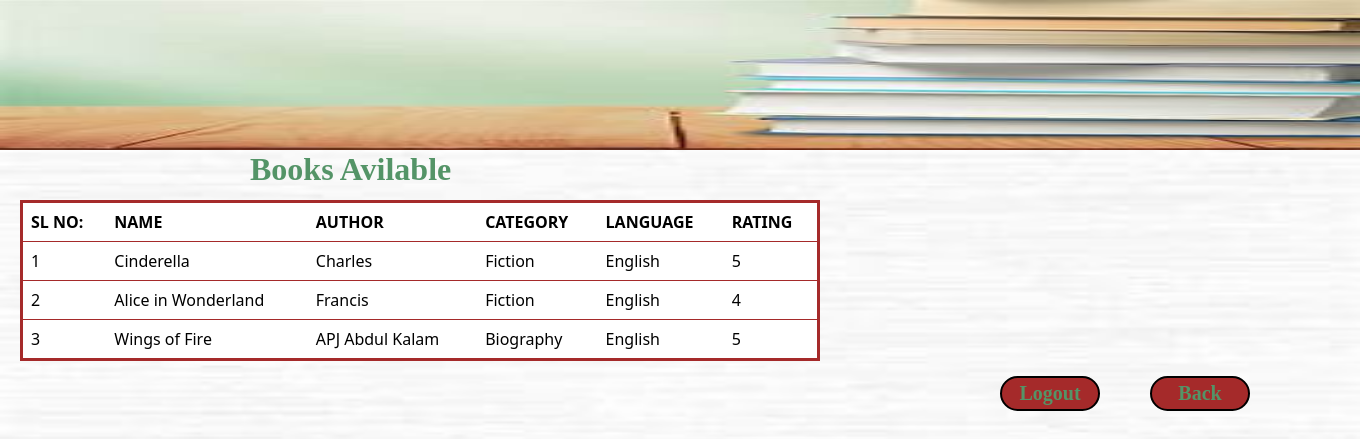
/sbooks/, run on the app's committed database.
### library/models.py (models this page shows, shortened)
class book(models.Model):
    name=models.CharField(max_length=100)
    author=models.CharField(max_length=100)
    category=models.CharField(max_length=100)
    language=models.CharField(max_length=50)
    price=models.FloatField()
    rating=models.IntegerField()

### library/views.py (the view)
# urls.py: path("sbooks/",books,name='pg2'),
def books(request):
    book_dict={
        'books':book.objects.all()
               }
    return render(request,'sbooks.html',book_dict)

### templates/sbooks.html (shortened to what this page needs)
{% extends 'base.html'%}
    {% block content %}
    <div style="width:100px;height:35px;background-color:brown;position:absolute;left:1000px;bottom:389px;border:2px solid black;border-radius:20px;">
        <center><a href="{% url 'pg3' %}"  style="text-decoration:none;font-size:20px;color:#549467;font-weight:bold;font-family:cursive;">Logout</a></center></div>
        <div style="width:100px;height:35px;background-color:brown;position:absolute;left:1150px;bottom:389px;border:2px solid black;border-radius:20px;">
          <center><a href="{% url 'pg1' %}"  style="text-decoration:none;font-size:20px;color:#549467;font-weight:bold;font-family:cursive;">Back</a></center></div>
        <h2 style="font-family:cursive;color:#549467;position:absolute;left:250px;font-weight:bold;">Books Avilable</h2>
    <table class="table" style="width:800px;position:absolute;top:200px;left:20px;border:3px solid brown;">
        <thead>
          <tr>
            <th scope="col">SL NO:</th>
            <th scope="col">NAME</th>
            <th scope="col">AUTHOR</th>
            <th scope="col">CATEGORY</th>
            <th scope="col">LANGUAGE</th>
            <th scope="col">RATING</th>
          </tr>
        </thead>
        <tbody>
        {% for i in books %}
          <tr>
            <td>{{i.id}}</td>
            <td> {{i.name}}</td>
            <td>{{i.author}}</td>
            <td>{{i.category}}</td>
            <td>{{i.language}}</td>
            <td>{{i.rating}}</td>
          </tr>
          {% endfor %}
    </tbody>
</table>
        {% endblock %}

### templates/base.html (shortened to what this page needs)
{% load static %}
<link href="https://cdn.jsdelivr.net/npm/bootstrap@5.3.3/dist/css/bootstrap.min.css" rel="stylesheet">
<link href="https://cdnjs.cloudflare.com/ajax/libs/font-awesome/6.5.1/css/all.min.css" rel="stylesheet" >
<body>
    <img src='{% static '/images/book4.jpeg' %}' style="height:150px;width:1360px">
    <div style="position:absolute;left:50px;bottom:470px;color:firebrick;
    font-family:cursive;font-weight:bold;font-size:60px;"><h1 style='font-size:50px;position:absolute;left:90px;font-weight:bold;bottom:50px;'>E -Library</h1>
    <p style="font-size:28px;font-weight:bold;">"Unlock the world of knowledge with just a click."</p></div>
    {% block content %}
    {% endblock %}
</body>

### data on the page
book: id "1", name "Cinderella", author "Charles", category "Fiction", language "English", rating "5"
book: id "2", name "Alice in Wonderland", author "Francis", category "Fiction", language "English", rating "4"
book: id "3", name "Wings of Fire", author "APJ Abdul Kalam", category "Biography", language "English", rating "5"
